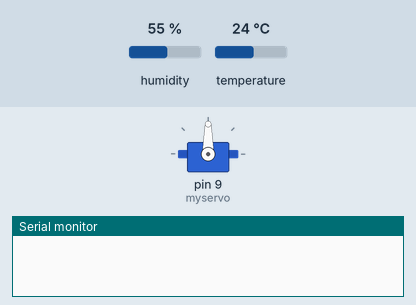
This sketch was run on a simulated Arduino Uno, built with avr-gcc and run on an emulated ATmega328P. Shown: servo, the last lines printed to the serial monitor. The inputs (shaded band) are chosen by the test bench; at power-on: humidity 55 %, temperature 24 °C.

Above: at 0.1 s.
At 1.1 s:
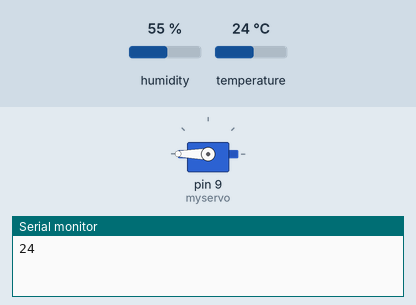
Timing chart, 0 to 2.6 s (numbered marks = the images above):
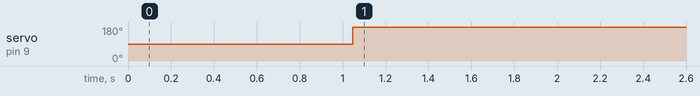

The sketch:

temp_using_motor.ino
```cpp
#include <DHT11.h>
#include <Servo.h>
DHT11 dht11(2);
Servo myservo;
void setup() {
  // put your setup code here, to run once:
 Serial.begin(9600);
 myservo.attach(9);

}

void loop() {
  // put your main code here, to run repeatedly:
  Serial.println(dht11.readTemperature());
float temperature=dht11.readTemperature();
if(temperature<50){
   myservo.write(180);
}
else if(temperature==28){
  myservo.write(120);
}
delay(1000);
}
```

Measured:
- by itself, servo on pin 9 (myservo): 90° → 180° at 1.0 s
